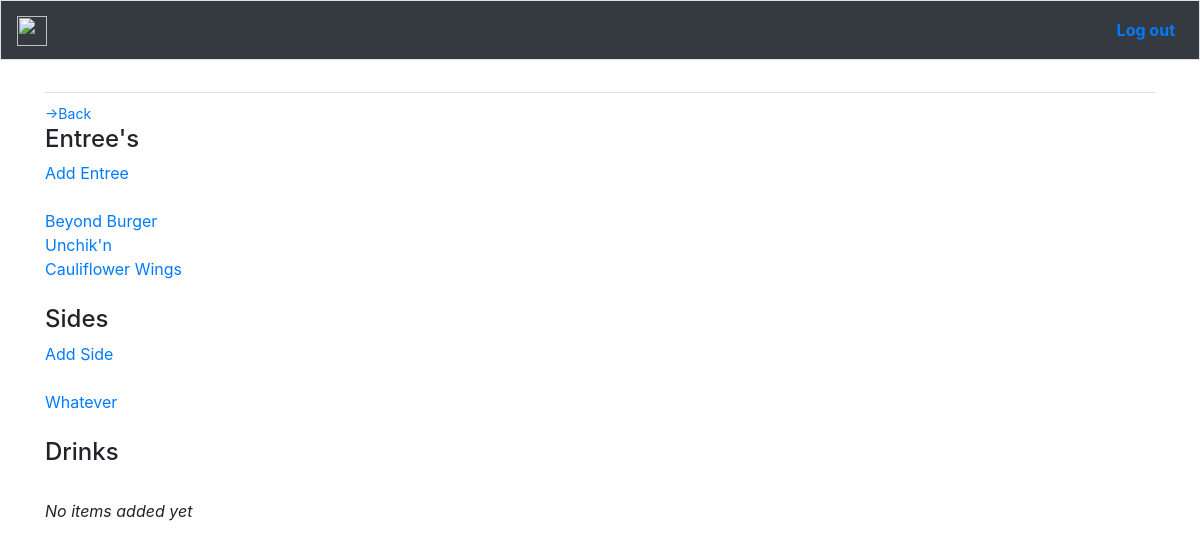
Page /venue_menu_view/4/ (signed in) on the earlier database version.
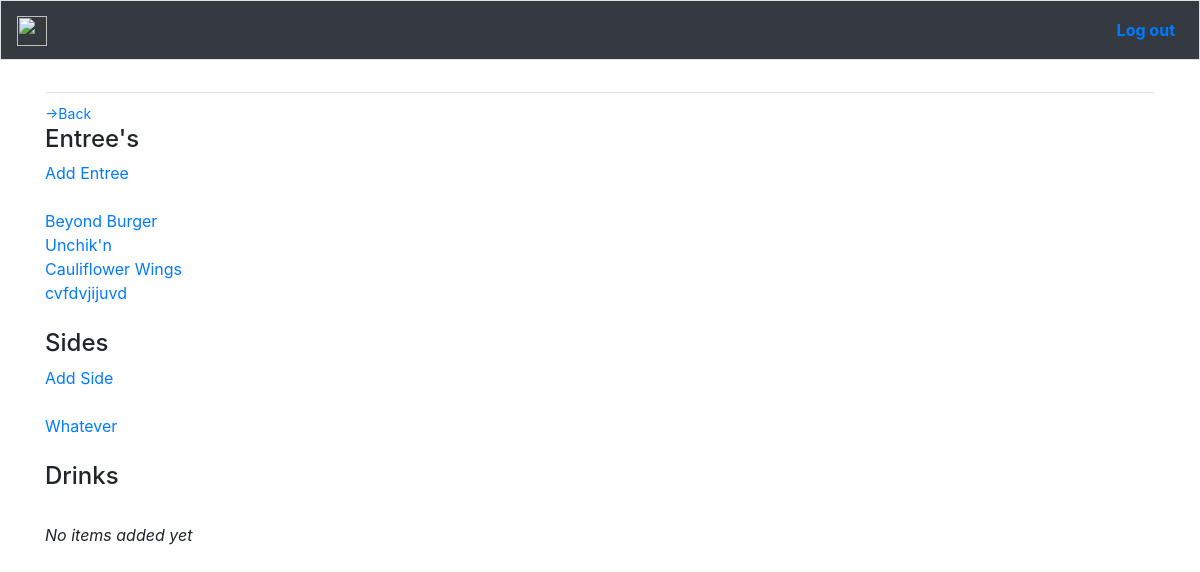
Same page on the later database version.
### core/models.py (models this page shows)
class MainCourse(models.Model):
	menu = models.ForeignKey(Menu, on_delete=models.CASCADE)
	name = models.CharField(max_length=100)
	ingredient1 = models.CharField(max_length=100, null=True, blank=True)
	ingredient2 = models.CharField(max_length=100, null=True, blank=True)
	ingredient3 = models.CharField(max_length=100, null=True, blank=True)
	ingredient4 = models.CharField(max_length=100, null=True, blank=True)
	ingredient5 = models.CharField(max_length=100, null=True, blank=True)
	ingredient6 = models.CharField(max_length=100, null=True, blank=True)
	ingredient7 = models.CharField(max_length=100, null=True, blank=True)
	ingredient8 = models.CharField(max_length=100, null=True, blank=True)
	ingredient9 = models.CharField(max_length=100, null=True, blank=True)
	ingredient10 = models.CharField(max_length=100, null=True, blank=True)
	description = models.TextField(null=True, blank=True)
	def __str__(self):
		return f"{self.name}"

class SideDish(models.Model):
	menu = models.ForeignKey(Menu, on_delete=models.CASCADE)
	name = models.CharField(max_length=100)
	ingredient1 = models.CharField(max_length=100, null=True, blank=True)
	ingredient2 = models.CharField(max_length=100, null=True, blank=True)
	ingredient3 = models.CharField(max_length=100, null=True, blank=True)
	ingredient4 = models.CharField(max_length=100, null=True, blank=True)
	ingredient5 = models.CharField(max_length=100, null=True, blank=True)
	ingredient6 = models.CharField(max_length=100, null=True, blank=True)
	ingredient7 = models.CharField(max_length=100, null=True, blank=True)
	ingredient8 = models.CharField(max_length=100, null=True, blank=True)
	ingredient9 = models.CharField(max_length=100, null=True, blank=True)
	ingredient10 = models.CharField(max_length=100, null=True, blank=True)
	description = models.TextField(null=True, blank=True)
	def __str__(self):
		return f"{self.name}"

### core/views.py (the view)
# urls.py: path('venue_menu_view/<int:user_id>/', views.venue_menu_view, name='venue_menu_view'),
def venue_menu_view(request, user_id):
	user = Account.objects.get(id=user_id)
	entrees = [entree for entree in MainCourse.objects.all() if str(entree.menu.menu_owner) == str(request.user.email)]
	sides = [side for side in SideDish.objects.all() if str(side.menu.menu_owner) == str(request.user.email)]
	has_video = []
	for item in MainCourseVideo.objects.all():
		for entree in MainCourse.objects.all():
			if str(item.main_course_item) == str(entree):
				has_video.append(entree)
				break
	for item in SideDishVideo.objects.all():
		for side in SideDish.objects.all():
			if str(item.main_course_item) == str(side):
				has_video.append(side)
				break
	no_video = []
	for entree in entrees:
		if entree not in has_video:
			no_video.append(entree)
	context = {'user':user, 'entrees':entrees, 'sides':sides, 'has_video':has_video, 'no_video':no_video}
	return render(request, 'core/venue_menu_view.html', context)

### users/models.py (called while the page is built)
	def __str__(self):
		return self.email

### core/templates/core/venue_menu_view.html (shortened to what this page needs)
<!DOCTYPE html>
<html>
{% extends 'core/base.html' %}
{% load bootstrap4 %}
{% block navbar %}
<head>
</head>
<body>
{% endblock navbar %}
{% block content %}
<small><a href="{% url 'core:home' %}">->Back</a></small>
<h4>Entree's</h4>
<a href="{% url 'core:add_main_course' user.id %}">Add Entree</a><br><br>
{% for entree in entrees %}
	<a href="{% url 'core:entree_view' entree.id %}">{{ entree }}</a><br>
{% empty %}
	<p><em>No entree's added yet.</em></p>
{% endfor %}
<br><h4>Sides</h4>
<a href="{% url 'core:add_side_dish' user.id %}">Add Side</a><br><br>
{% for side in sides %}
	<a href="{% url 'core:add_side_dish' user.id %}">{{ side }}</a><br>
{% empty %}
	<p><em>No items added yet</em></p>
{% endfor %}
<br><h4>Drinks</h4><br>
{% for drink in drinks %}
	<a href="{% url 'core:add_drink_ingredient' user.id %}">{{ drink }}</a><br>
{% empty %}
	<p><em>No items added yet</em></p>
{% endfor %}
{% endblock content %}

Differences in the rows shown:
added MainCourse: name "cvfdvjijuvd"
